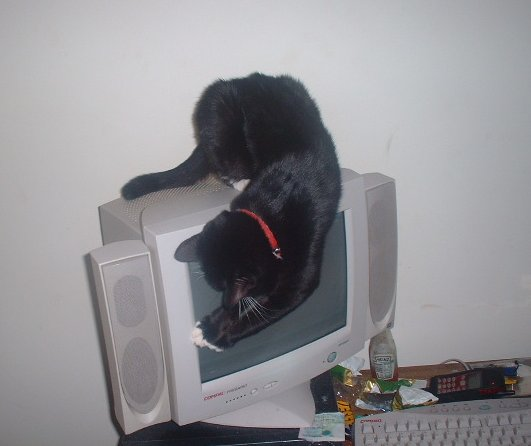
#> input picture cat-monitor.jpg, 531 x 446 px; its folder holds only this picture in this run
$ python -i image_script.py   (imports and definitions only)
#> lines starting #> are read from the running program, lines starting #| are printed output that depends on the picture
from PIL import Image, ImageTk
import os
import tkinter as tk
from tkinter import filedialog, messagebox

# --- colors and settings ---
palette = [(0, 0, 0), (138, 58, 29), (255, 107, 53)]  # black, brown, orange
TARGET_HEIGHT = 500  # for pixelation

# --- image stuff ---
def load_image(path):
    return Image.open(path).convert("L")  # grayscale

def posterize(img):
    def posterize3(val):
        if val < 85: return 0
        elif val < 170: return 128
        else: return 255
    return img.point(posterize3)

def map_to_palette(img):
    out = Image.new("RGB", img.size)
    pix = img.load()
    pix_out = out.load()
    for y in range(img.height):
        for x in range(img.width):
            v = pix[x, y]
            if v == 0: pix_out[x, y] = palette[0]
            elif v == 128: pix_out[x, y] = palette[1]
            else: pix_out[x, y] = palette[2]
    return out

def pixelate(img):
    w, h = img.size
    nh = TARGET_HEIGHT
    nw = int(w * nh / h)
    tmp = img.resize((nw, nh), Image.NEAREST)
    return tmp.resize((w, h), Image.NEAREST)

def save_image(img, path, output_folder):
    os.makedirs(output_folder, exist_ok=True)
    base, _ = os.path.splitext(os.path.basename(path))
    img.save(os.path.join(output_folder, f"{base}_orange.png"))

def process_image(path, output_folder):
    img = load_image(path)
    img = posterize(img)
#> in posterize, `return img.point(posterize3)`:
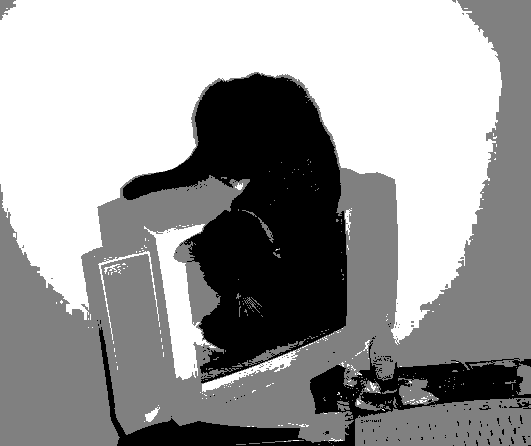
#> returned value: PIL image 531x446 L; min 0, max 255, mean 154.1
    img = map_to_palette(img)
#> in map_to_palette, `out = Image.new("RGB", img.size)`: out: PIL image 531x446 RGB; every value is 0
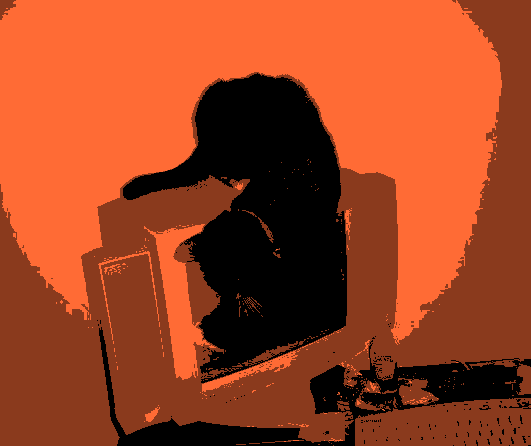
#> img: PIL image 531x446 RGB; mean R, G, B 157.9, 66.3, 32.9
    img = pixelate(img)
#> in pixelate, `tmp = img.resize((nw, nh), Image.NEAREST)`:
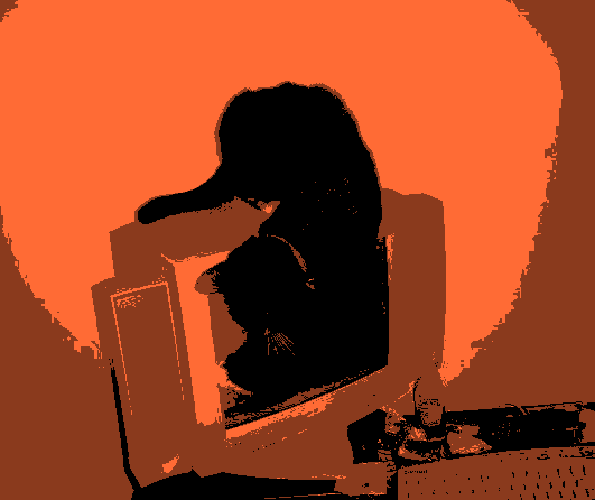
#> tmp: PIL image 595x500 RGB; mean R, G, B 157.9, 66.3, 32.9
    save_image(img, path, output_folder)

# --- GUI stuff ---
# [3 lines not run here, left out]

script_dir = os.path.dirname(os.path.abspath(__file__))
default_output = os.path.join(script_dir, "output_images")
last_folder = script_dir
output_var = tk.StringVar(value=default_output)
selected_files = []

# --- variables for styling ---
FONT_BOLD = ("Arial", 11, "bold")
FONT_NORMAL = ("Arial", 10)
BUTTON_COLOR = "#ff6b35"
ENTRY_WIDTH = 45
THUMB_SIZE = 90

# --- thumbnails ---
# [1 line that did not run here, left out]
# [1 line not run here, left out]

# [45 lines left out: functions show_file_previews, select_input_files, select_output_folder, run_processing, not called in this run]

# --- layout ---
pad_y = 8
pad_x = 10

# output folder stuff
# [12 lines not run here, left out]

# file count
# [1 line that did not run here, left out]
# [7 lines not run here, left out]

>>> result = process_image('cat-monitor.jpg', 'out.png')
